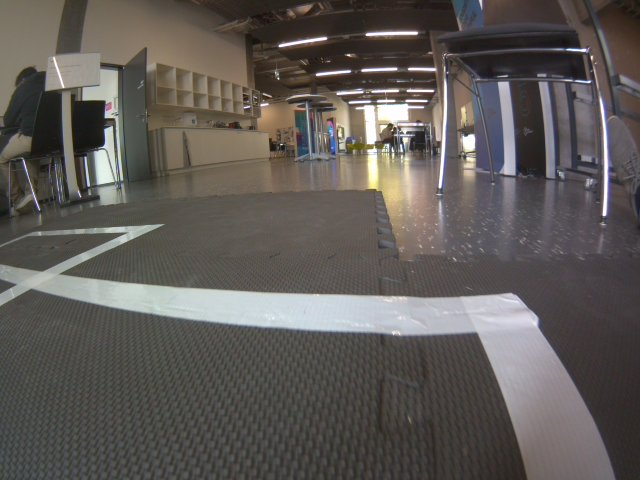
#> input picture DUCKIE/Labyrinth/src/debug_raw_input_frame.png, 640 x 480 px
$ python -i tape_maze_detector.py   (imports and definitions only)
#> lines starting #> are read from the running program, lines starting #| are printed output that depends on the picture; after the words box and inside, x2 and y2 are one past the last pixel; in counts of white or black regions, pixels touching at a corner belong together
#> further down, picture is the input picture: shape (480, 640, 3); mean B, G, R 87.4, 90.9, 95.4
import cv2
import numpy as np
import math
import os # Needed for path operations if debugging output is added later
# Optional: Import necessary for type hinting if desired
from typing import Tuple, List, Optional, Dict, Any

# --- Attempt to import extended image processing for skeletonization ---
XIMGPROC_AVAILABLE = False
# [6 lines not run here, left out]
    # Consider alternative strategies if skeletonization is critical and unavailable


class TapeMazeDetector:
    """
    Detects junctions and available cardinal directions from a BGR image
    containing paths (e.g., colored tape).
    Internally processes a derived mask from the image.
    """
    def __init__(self,
                 current_heading: str = "north",
                 border_crop_pixels: int = 5,
                 angle_tolerance: float = 25.0,
                 forward_top_threshold_px: int = 50,
                 mask_crop_percentage: float = 20.0,
                 mask_lower_threshold: int = 130,
                 # --- Additional parameters inferred from typical processing ---
                 hough_rho: float = 1.0,                # Distance resolution of the accumulator in pixels.
                 hough_theta: float = np.pi / 180.0,  # Angle resolution of the accumulator in radians.
                 hough_threshold: int = 20,          # Accumulator threshold parameter. Only lines > threshold are returned.
                 hough_min_line_length: int = 20,    # Minimum line length. Line segments shorter than this are rejected.
                 hough_max_line_gap: int = 10):      # Maximum allowed gap between points on the same line to link them.
        """
        Initialize the detector with robot's current heading and detection parameters.

        Args:
            current_heading (str): Initial heading ("north", "east", "south", "west").
            border_crop_pixels (int): Pixels to ignore near the mask border when analyzing lines.
            angle_tolerance (float): Tolerance in degrees for classifying line angles into cardinal directions.
            forward_top_threshold_px (int): How close (in pixels) a vertical line's top endpoint
                                           must be to the top edge of the mask to be considered 'forward'.
            mask_crop_percentage (float): Percentage of image height (from bottom) to use for mask generation.
            mask_lower_threshold (int): Lower bound for color channel values (BGR) for mask generation.
            hough_rho (float): HoughLinesP parameter: Distance resolution.
            hough_theta (float): HoughLinesP parameter: Angle resolution (radians).
            hough_threshold (int): HoughLinesP parameter: Accumulator threshold.
            hough_min_line_length (int): HoughLinesP parameter: Minimum line length.
            hough_max_line_gap (int): HoughLinesP parameter: Maximum gap between line segments.
        """
        # --- Original Attributes ---
        self.current_heading: str = current_heading
        self.cardinal_map: Dict[str, int] = {"north": 0, "east": 90, "south": 180, "west": 270}
        self.inv_cardinal_map: Dict[int, str] = {v: k for k, v in self.cardinal_map.items()}
        # Relative angles (relative to robot's heading): North=0, East=90, South=180, West=270
        # We map these to image angles later.

        # --- New Attributes from Batch Script Logic & Defaults ---
        self.border_crop_pixels: int = border_crop_pixels
        self.angle_tolerance: float = angle_tolerance
        self.forward_top_threshold_px: int = forward_top_threshold_px
        self.mask_crop_percentage: float = mask_crop_percentage
        self.mask_lower_threshold: int = mask_lower_threshold

        # --- Hough Transform Parameters ---
        self.hough_rho = hough_rho
        self.hough_theta = hough_theta
        self.hough_threshold = hough_threshold
        self.hough_min_line_length = hough_min_line_length
        self.hough_max_line_gap = hough_max_line_gap

        # --- Input Validation ---
        if current_heading not in self.cardinal_map:
            raise ValueError("Initial heading must be one of: north, east, south, west.")
        if not (0 <= mask_crop_percentage <= 100):
            raise ValueError("mask_crop_percentage must be between 0 and 100.")
        if not (0 <= mask_lower_threshold <= 255):
             raise ValueError("mask_lower_threshold must be between 0 and 255.")
        if not (0 <= angle_tolerance < 90):
            raise ValueError("angle_tolerance must be between 0 and 90 degrees.")
        if border_crop_pixels < 0:
            raise ValueError("border_crop_pixels cannot be negative.")
        if forward_top_threshold_px < 0:
             raise ValueError("forward_top_threshold_px cannot be negative.")

        # Placeholder for debug data if needed
        self.debug_data: Dict[str, Optional[np.ndarray]] = {}

    # [91 lines left out: functions update_heading, _calculate_angle_diff, _map_angle_to_cardinal, _get_absolute_direction, not called in this run]


    def process_image(self, frame: np.ndarray, return_debug: bool = False) -> Any: # Type hint allows Tuple or complex dict
        """
        Processes an input BGR image 'frame' to detect junctions and available directions.

        Internally performs:
        1. Cropping & Mask Generation
        2. Mask Cleaning
        3. Skeletonization (if available)
        4. Line Detection & Filtering
        5. Direction Analysis & Junction Detection

        Args:
            frame (np.ndarray): The input image in BGR format.
            return_debug (bool): If True, returns a dictionary with intermediate steps.
                                 If False (default), returns Tuple[bool, List[str]].

        Returns:
            Union[Tuple[bool, List[str]], Dict[str, Any]]:
                - Default: (junction_detected, directions)
                - If return_debug=True: A dictionary containing 'junction_detected',
                  'directions', and intermediate images ('mask_raw', 'mask_cleaned',
                  'skeleton', 'skel_edges', 'lines_filtered_vis').
        """
#> called with return_debug = False
        self.debug_data = {} # Reset debug data

        # --- 1. Crop & Generate Mask ---
        height, width, _ = frame.shape
#> height = 480; width = 640
        crop_height_pixels = int(height * (self.mask_crop_percentage / 100.0))
#> crop_height_pixels = 96
        start_row = max(0, height - crop_height_pixels)
#> start_row = 384
        lower_region_bgr = frame[start_row:height, int(width*0.2):int(width*0.8)]
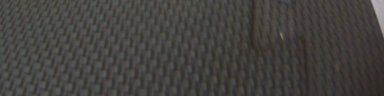
#> lower_region_bgr: shape (96, 384, 3); mean B, G, R 62.5, 66, 68.3

        mask_raw = None
        if lower_region_bgr.shape[0] > 0 and lower_region_bgr.shape[1] > 0:
            lower_bgr = np.array([self.mask_lower_threshold] * 3)
            upper_bgr = np.array([255] * 3)
            mask_raw = cv2.inRange(lower_region_bgr, lower_bgr, upper_bgr)
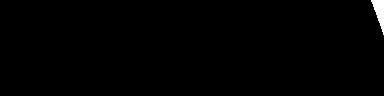
#> mask_raw: shape (96, 384); 0.63% white; 1 white region, box (x1, y1, x2, y2) and area: (371, 0, 384, 35) 234
            self.debug_data['mask_raw'] = mask_raw
        else:
             print("Warning: Cropped region for mask has zero size.")
             if return_debug:
                self.debug_data.update({
                    'mask_raw': None, 'mask_cleaned': None, 'skeleton': None,
                    'skel_edges': None, 'lines_filtered_vis': None,
                    'junction_detected': False, 'directions': []
                })
                return self.debug_data
             else:
                return False, [] # No mask -> no detection

        if mask_raw is None or np.sum(mask_raw) == 0:
            print("Warning: Mask generation failed or resulted in an empty mask.")
            if return_debug:
                self.debug_data.update({
                    'mask_raw': mask_raw, 'mask_cleaned': None, 'skeleton': None,
                    'skel_edges': None, 'lines_filtered_vis': None,
                    'junction_detected': False, 'directions': []
                })
                return self.debug_data
            else:
                return False, []

        mask_height, mask_width = mask_raw.shape
#> mask_height = 96; mask_width = 384

        # --- 2. Mask Cleaning ---
        kernel = np.ones((3,3), np.uint8)
        mask_cleaned = cv2.morphologyEx(mask_raw, cv2.MORPH_OPEN, kernel, iterations=1)
#> mask_cleaned: shape (96, 384); 0.63% white; 1 white region, box (x1, y1, x2, y2) and area: (371, 0, 384, 32) 231
        mask_cleaned = cv2.morphologyEx(mask_cleaned, cv2.MORPH_CLOSE, kernel, iterations=1)
        self.debug_data['mask_cleaned'] = mask_cleaned

        # --- 3. Skeletonization (Optional) ---
        skeleton = None
        skel_edges = None
        target_for_hough = mask_cleaned # Default to cleaned mask edges if skeleton fails

        if XIMGPROC_AVAILABLE:
            # Ensure mask is binary (0 or 255)
            _, binary_mask = cv2.threshold(mask_cleaned, 127, 255, cv2.THRESH_BINARY)
            skeleton = cv2.ximgproc.thinning(binary_mask, thinningType=cv2.ximgproc.THINNING_ZHANGSUEN)
            self.debug_data['skeleton'] = skeleton
            # Use Canny on skeleton for cleaner lines
            skel_edges = cv2.Canny(skeleton, 50, 150)
            self.debug_data['skel_edges'] = skel_edges
            if np.sum(skel_edges) > 0: # Check if Canny found anything
                 target_for_hough = skel_edges
            else:
                 print("Warning: Skeletonization or Canny edge detection on skeleton yielded empty result. Falling back to mask edges.")
                 target_for_hough = cv2.Canny(mask_cleaned, 50, 150) # Fallback
        else:
            # Fallback: Use Canny directly on the cleaned mask
            print("Info: Skeletonization unavailable. Using Canny on cleaned mask for line detection.")
            target_for_hough = cv2.Canny(mask_cleaned, 50, 150)
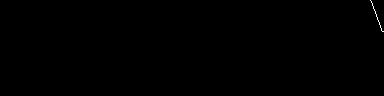
#> target_for_hough: shape (96, 384); 0.09% white in thin lines or dots, all inside (x1, y1, x2, y2) = (370, 0, 384, 32)
            self.debug_data['skel_edges'] = target_for_hough # Store Canny edges here

        # --- 4. Line Detection ---
        lines = cv2.HoughLinesP(target_for_hough,
                                self.hough_rho,
                                self.hough_theta,
                                self.hough_threshold,
                                minLineLength=self.hough_min_line_length,
                                maxLineGap=self.hough_max_line_gap)
#> lines = [[370, 0, 381, 30]]

        # --- 5. Line Filtering & Angle Analysis ---
        filtered_lines = []
        relative_directions_found = set() # Store relative directions ('forward', 'left', 'right')

        if lines is not None:
            for line in lines:
                x1, y1, x2, y2 = line[0]

                # Filter lines touching the border
                if (x1 <= self.border_crop_pixels or x1 >= mask_width - self.border_crop_pixels or
                    y1 <= self.border_crop_pixels or y1 >= mask_height - self.border_crop_pixels or
                    x2 <= self.border_crop_pixels or x2 >= mask_width - self.border_crop_pixels or
                    y2 <= self.border_crop_pixels or y2 >= mask_height - self.border_crop_pixels):
                    continue # Skip line touching border

                # Calculate angle (adjusting for coordinate system: 0=right, 90=up)
                dx = x2 - x1
                dy = y1 - y2 # Invert dy because image y increases downwards
                angle_rad = math.atan2(dy, dx)
                angle_deg = math.degrees(angle_rad)
                if angle_deg < 0:
                    angle_deg += 360 # Normalize to 0-360

                # Map angle to relative direction
                relative_dir = self._map_angle_to_cardinal(angle_deg, y1, y2, mask_height)

                if relative_dir:
                    relative_directions_found.add(relative_dir)
                    filtered_lines.append(line) # Keep line if it mapped to a direction
#> this loop made 1 pass
#> after the loop, filtered_lines = []; relative_directions_found = 0 items

        # --- 6. Convert Relative to Absolute Directions ---
        absolute_directions = set()
        for rel_dir in relative_directions_found:
            abs_dir = self._get_absolute_direction(rel_dir)
            if abs_dir:
                absolute_directions.add(abs_dir)
#> this loop made 0 passes
#> after the loop, absolute_directions = 0 items

        # --- 7. Exclude Incoming Direction ---
        # The direction the robot *came from* is the opposite of its current heading.
        current_angle = self.cardinal_map[self.current_heading]
        incoming_angle = (current_angle + 180) % 360
        incoming_direction = self.inv_cardinal_map.get(incoming_angle)

        if incoming_direction in absolute_directions:
             # print(f"  DEBUG: Removing incoming direction '{incoming_direction}'")
             absolute_directions.remove(incoming_direction)

        # Convert set to sorted list for consistent output
        final_directions = sorted(list(absolute_directions), key=lambda d: self.cardinal_map[d])
#> final_directions = []

        # --- 8. Junction Detection ---
        # Simple heuristic: More than one available path means a junction
        # (Could be refined by contour analysis, line proximity etc. if needed)
        junction_detected = len(final_directions) > 1
#> junction_detected = False

        # DEBUG

        raw_filename = "debug_raw_input_frame.png"
        final_processed_filename = "debug_final_hough_input.png"

        # Save raw frame (make sure frame is not None)
        if frame is not None:
            cv2.imwrite(raw_filename, frame)

        # Save the image used for Hough line detection (target_for_hough)
        # Check if it exists and is not empty
        if target_for_hough is not None and np.sum(target_for_hough) > 0:
            cv2.imwrite(final_processed_filename, target_for_hough)

        ## END DEBUG

        # --- 9. Prepare Debug Output (if requested) ---
        if return_debug:
            lines_vis = cv2.cvtColor(target_for_hough, cv2.COLOR_GRAY2BGR) # Start with edges/skeleton
            if filtered_lines:
                 for line in filtered_lines:
                     cv2.line(lines_vis, (line[0][0], line[0][1]), (line[0][2], line[0][3]), (0, 255, 0), 2) # Green
            self.debug_data['lines_filtered_vis'] = lines_vis
            self.debug_data['junction_detected'] = junction_detected
            self.debug_data['directions'] = final_directions
            # Add contours if needed:
            # contours, _ = cv2.findContours(mask_cleaned, cv2.RETR_EXTERNAL, cv2.CHAIN_APPROX_SIMPLE)
            # self.debug_data['contours'] = contours # Store raw contours
            return self.debug_data
        else:
            return junction_detected, final_directions

>>> import cv2
>>> picture = cv2.imread('debug_raw_input_frame.png')
>>> result = TapeMazeDetector().process_image(picture)
#> result = (False, [])

$ run again, on DUCKIE/Labyrinth/src/robot_view_latest.png
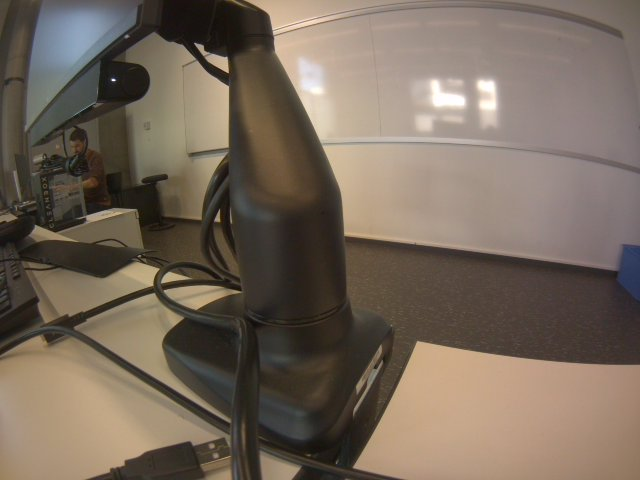
#> input picture DUCKIE/Labyrinth/src/robot_view_latest.png, 640 x 480 px
#> picture is the input picture: shape (480, 640, 3); mean B, G, R 91.2, 104.5, 118
#> in process_image, `mask_raw = cv2.inRange(lower_region_bgr, lower_bgr, upper_bgr)`:
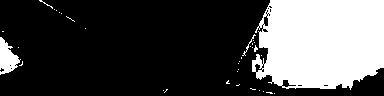
#> mask_raw: shape (96, 384); 29.1% white; 34 white regions (30 under 20 px), largest, box (x1, y1, x2, y2) and area: (252, 0, 384, 90) 10147, (0, 37, 21, 75) 447, (242, 34, 256, 56) 37, (39, 0, 53, 9) 20
#> in process_image, `target_for_hough = cv2.Canny(mask_cleaned, 50, 150)`:
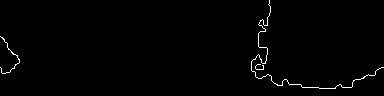
#> target_for_hough: shape (96, 384); 1% white in thin lines or dots
#> lines = [[265, 31, 270, 6], [272, 81, 314, 87], [255, 76, 261, 20], [353, 80, 375, 74], [258, 40, 263, 20]]
#> the loop in process_image, `for line in lines:` made 5 passes
#> (x1, y1, x2, y2, dx, dy, angle_rad, angle_deg) on passes 1 to 5: (265, 31, 270, 6, 5, 25, 1.37, 78.69), (272, 81, 314, 87, 42, -6, -0.142, 351.9), (255, 76, 261, 20, 6, 56, 1.46, 83.88), (353, 80, 375, 74, 22, 6, 0.266, 15.26), (258, 40, 263, 20, 5, 20, 1.33, 75.96)
#> after the loop in process_image, `for line in lines:`: filtered_lines = [[[265, 31, 270, 6]], [[272, 81, 314, 87]], [[255, 76, 261, 20]], [[353, 80, 375, 74]], [[258, 40, 263, 20]]]; relative_directions_found = 2 items
#> the loop in process_image, `for rel_dir in relative_directions_found:` made 2 passes
#> (rel_dir, abs_dir) on passes 1 to 2: ('forward', 'north'), ('right', 'east')
#> final_directions = ['north', 'east']
#> junction_detected = True
#> result = (True, ['north', 'east'])
